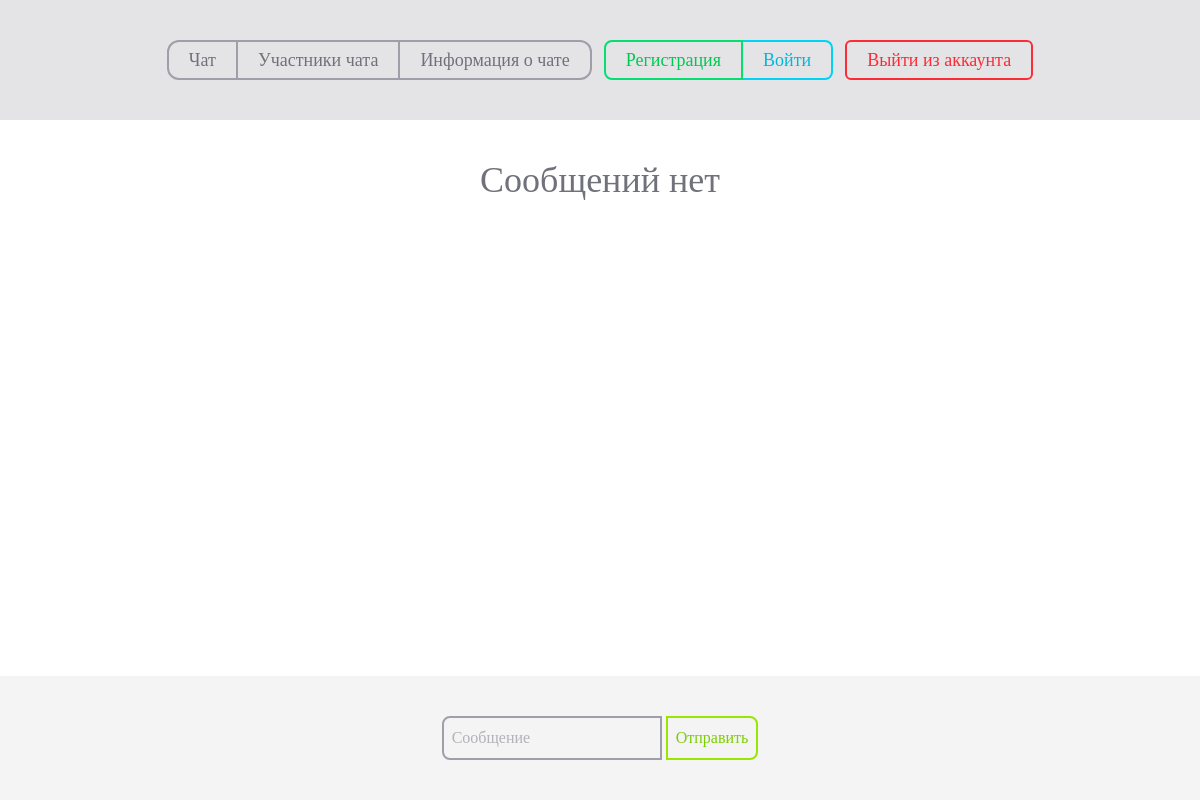
The app's page / (signed in), older data.
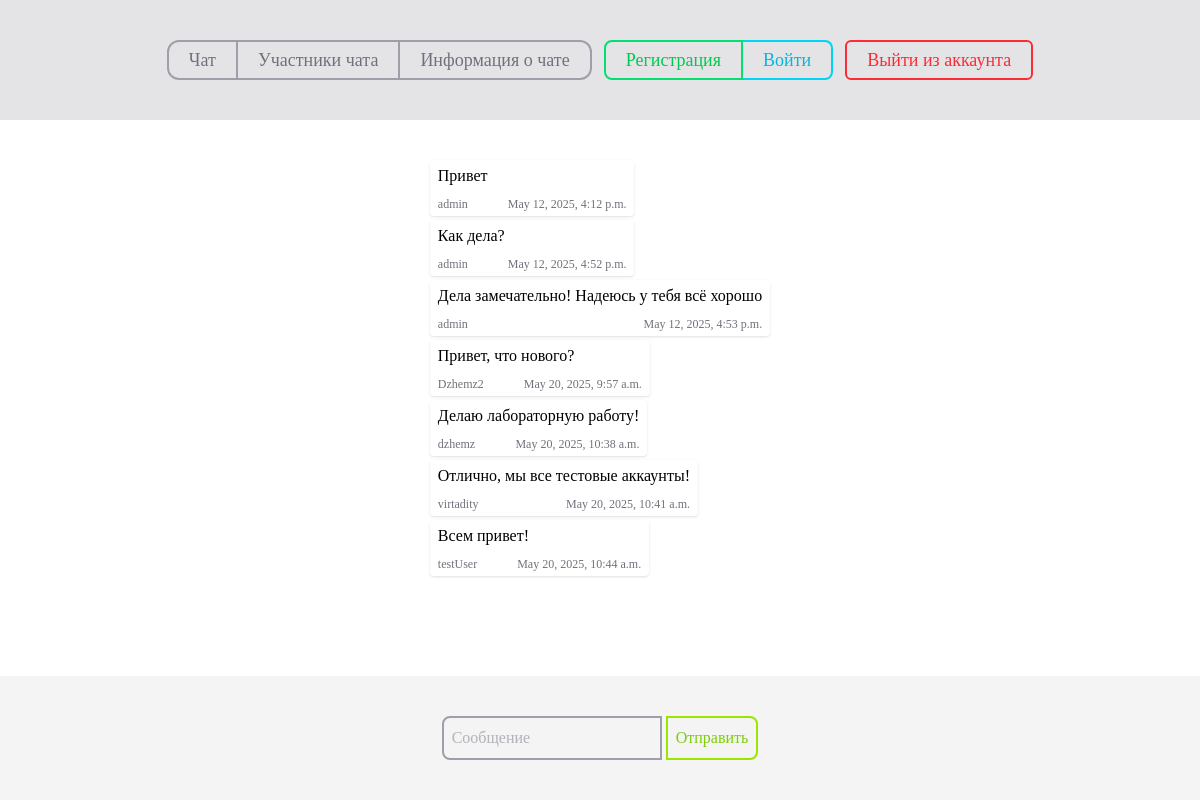
The same page, newer data.
### chat/models.py (models this page shows)
class Message(models.Model):
    text = models.CharField(max_length=400)
    time = models.DateTimeField("pub_date")
    user = models.ForeignKey(User, on_delete=models.CASCADE)

### chat/views.py (the view)
# urls.py: path("", views.index, name="index"),
@login_required
@measure_time
@cache_page(60)
def index(request):
    if request.method == "GET":
        return view_messages(request)
    if request.method == "POST":
        return send_message(request)

### chat/time_measurement.py (called while the page is built)
def measure_time(func):
    @wraps(func)
    def wrapper(*args, **kwargs):
        start_time = time.time()
        result = func(*args, **kwargs)
        end_time = time.time()
        print(f"Function {func.__name__} took {end_time - start_time:.4f} seconds to execute.")
        return result
    return wrapper

### chat/views.py (called while the page is built)
def view_messages(request):
    latest_messages_list = get_messages()
    context = {"latest_messages_list": latest_messages_list, "is_user_authenticated": request.user.is_authenticated}
    return render(request, "chat/index.html", context)

def get_messages():
    messages = Message.objects.order_by("time")
    return messages

### chat/templates/chat/index.html (shortened to what this page needs)
<!DOCTYPE html>
<html>
{% load static tailwind_tags %}
{% load google_fonts %}
{% load heroicons %}
<head>
    {% tailwind_css %}
</head>
<body class="font-[Jost] bg-white-200 flex flex-col h-screen antialiased">
    <header class="flex bg-zinc-200 justify-center">
        <nav class="flex gap-3">
            <ul class="flex py-10 justify-center text-lg font-medium divide-x-2">
                <li class="px-5 py-1 border-l-2 border-y-2 border-zinc-400 rounded-l-xl text-zinc-500 hover:bg-zinc-400 hover:text-white transition duration-300 ease-in-out">
                    <a href="/"> Чат</a>
                </li>
                <li class="px-5 py-1 border-y-2 border-zinc-400 text-zinc-500 hover:bg-zinc-400 hover:text-white transition duration-300 ease-in-out">
                    <a href="/members">Участники чата</a>
                </li>
                <li class="px-5 py-1 border-r-2 border-y-2 border-zinc-400 text-zinc-500 rounded-r-xl hover:bg-zinc-400 hover:text-white transition duration-300 ease-in-out">
                    <a href="/info">Информация о чате</a>
                </li>
            </ul>
            <ul class="flex py-10 justify-center text-lg font-medium divide-x-2">
                <li class="px-5 py-1 border-l-2 border-y-2 border-green-400 text-green-500 rounded-l-lg hover:bg-green-400 hover:text-white transition duration-300 ease-in-out">
                    <a href="/sign-up">Регистрация</a>
                </li>
                <li class="px-5 py-1 border-r-2 border-y-2 border-cyan-400 rounded-r-lg text-cyan-500 hover:bg-cyan-400 hover:text-white transition duration-300 ease-in-out">
                    <a href="/sign-in">Войти</a>
                </li>
            </ul>
            <form method="post" action="{% url 'logout' %}"  class="flex py-10 justify-center text-lg font-medium">
                <button class="border-2 rounded-md border-red-500 text-red-500 px-5 py-1 hover:text-white transition duration-300 ease-in-out hover:bg-red-500">
                    Выйти из аккаунта
                </button>
            </form>
        </nav>
    </header>
    <div class="p-10 grow py-auto justify-center" >
        {% if latest_messages_list %}
            <div class="flex justify-center">
                <ul class="flex flex-col h-full gap-1">
                    {% for message in latest_messages_list %}
                        <li class="flex">
                            <div class="flex flex-col gap-2 rounded shadow px-2 py-1">
                                <p class="flex">{{ message.text }}</p>
                                <div class="flex flex-row gap-10 justify-between">
                                    <p class="flex text-zinc-500 text-xs">{{ message.user.username }}</p>
                                    <p class="flex text-zinc-500 text-xs">{{ message.time }}</p>
                                </div>
                            </div>
                        </li>
                    {% endfor %}
                </ul>
            </div>
        {% else %}
            <div class="content-center grow py-auto justify-center items-center" >
                <p class="text-4xl text-center text-zinc-500">Сообщений нет</p>
            </div>
        {% endif %}
    </div>
    <footer class="flex bg-zinc-100 justify-center p-10">
        {% if is_user_authenticated %}
        <div class="flex justify-center gap-1">
            <form method="post" action="{% url 'index' %}">
                <input type="text" name="text" class="p-2 bg-white-100 border-2 rounded-l-lg border-zinc-400 focus:outline-none flex-initial text-zinc-500" placeholder="Сообщение"/>
                <button type="submit" class="flex-none p-2 rounded-r-lg border-2 border-lime-400 text-lime-500 hover:bg-lime-400 hover:text-white transition duration-300 ease-in-out">Отправить</button>
            </form>
        </div>
        {% endif %}
    </footer>
</body>
</html>

Row changes from the older to the newer data that the page shows:
added Message: text "Привет", user.username "admin", time "May 12, 2025, 4:12 p.m."
added Message: text "Как дела?", user.username "admin", time "May 12, 2025, 4:52 p.m."
added Message: text "Дела замечательно! Надеюсь у тебя всё хорошо", user.username "admin", time "May 12, 2025, 4:53 p.m."
added Message: text "Привет, что нового?", user.username "Dzhemz2", time "May 20, 2025, 9:57 a.m."
added Message: text "Делаю лабораторную работу!", user.username "dzhemz", time "May 20, 2025, 10:38 a.m."
added Message: text "Отлично, мы все тестовые аккаунты!", user.username "virtadity", time "May 20, 2025, 10:41 a.m."
added Message: text "Всем привет!", user.username "testUser", time "May 20, 2025, 10:44 a.m."
Text that changed along with them:
text no longer shown: "Сообщений нет"
